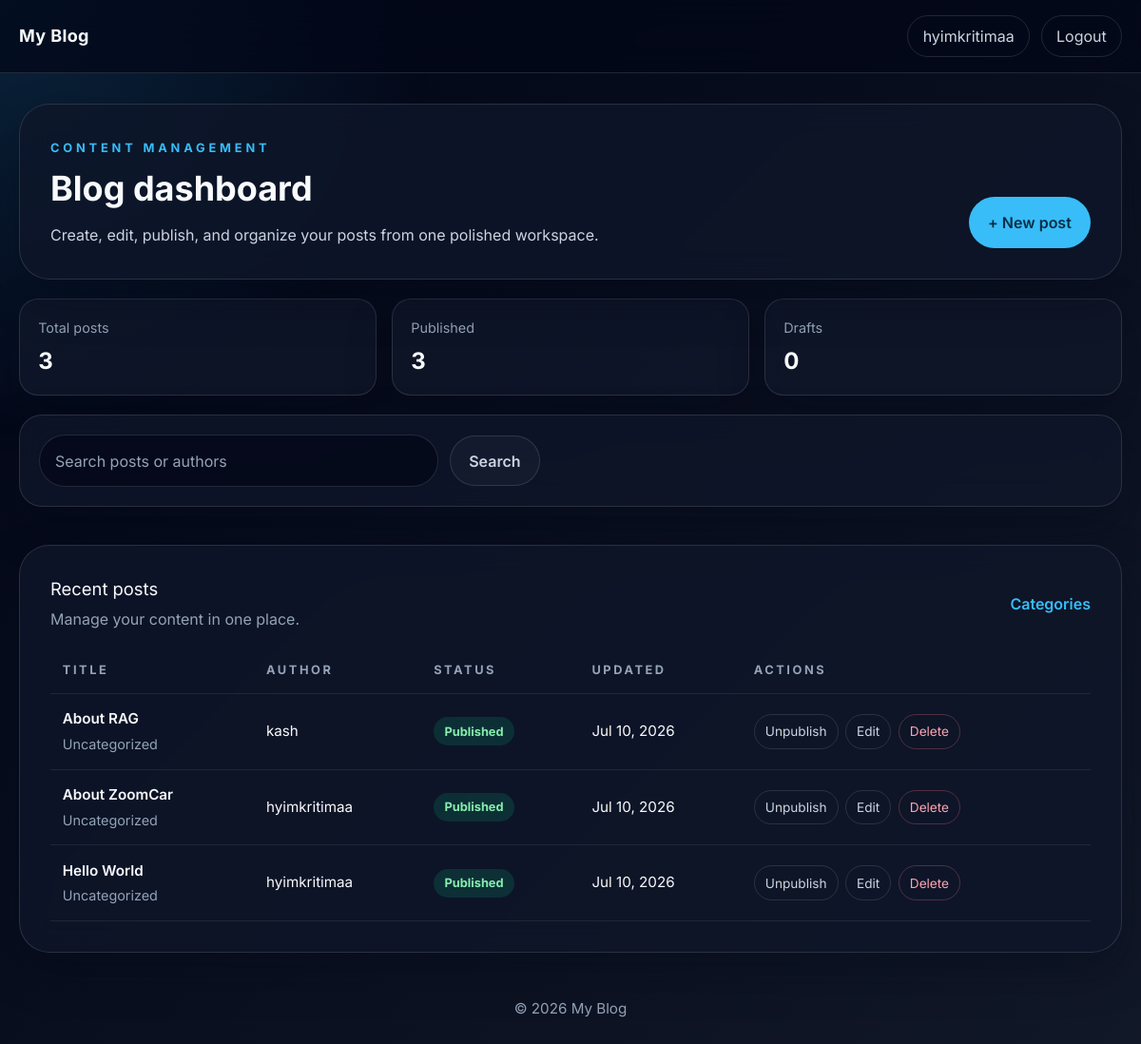
The app's page / (signed in) with its own data.
### blog/models.py (models this page shows, shortened)
class Post(models.Model):
    title = models.CharField(max_length=200)
    slug = models.SlugField(unique=True)
    author = models.ForeignKey(User, on_delete=models.CASCADE)
    category = models.ForeignKey(Category, on_delete=models.SET_NULL, null=True, blank=True, related_name="posts")
    tags = models.ManyToManyField(Tag, blank=True, related_name="posts")
    content = models.TextField()
    excerpt = models.CharField(max_length=300, blank=True)
    cover_image = models.ImageField(upload_to="posts/", blank=True, null=True)
    published = models.BooleanField(default=False)
    created_at = models.DateTimeField(auto_now_add=True)
    updated_at = models.DateTimeField(auto_now=True)
    class Meta:
        ordering = ["-created_at"]

### blog/views.py (the view, shortened to what this page needs)
# urls.py: path("", views.PostListView.as_view(), name="post_list"),
class PostListView(ListView):
    model = Post
    template_name = "blog/post_list.html"
    context_object_name = "posts"
    paginate_by = 6
    def dispatch(self, request, *args, **kwargs):
        if request.user.is_authenticated and (request.user.is_staff or request.user.is_superuser):
            return dashboard(request)
        return super().dispatch(request, *args, **kwargs)

### blog/views.py (called while the page is built)
@staff_member_required
@login_required
def dashboard(request):
    query = request.GET.get("q", "").strip()
    posts = Post.objects.select_related("author", "category").prefetch_related("tags")
    if query:
        posts = posts.filter(Q(title__icontains=query) | Q(content__icontains=query) | Q(author__username__icontains=query))
    context = {
        "posts": posts.order_by("-created_at"),
        "query": query,
        "draft_count": Post.objects.filter(published=False).count(),
        "published_count": Post.objects.filter(published=True).count(),
    }
    return render(request, "blog/dashboard.html", context)

### templates/blog/dashboard.html (shortened to what this page needs)
{% extends "base.html" %}
{% block content %}
<div class="dashboard-shell">
  <section class="dashboard-card dashboard-hero">
    <div class="dashboard-hero__content">
      <p class="hero-kicker">Content management</p>
      <h1 class="hero-title">Blog dashboard</h1>
      <p class="hero-copy">Create, edit, publish, and organize your posts from one polished workspace.</p>
    </div>
    <a href="{% url 'blog:post_create' %}" class="btn-primary">+ New post</a>
  </section>
  <section class="dashboard-stats">
    <div class="stat-card">
      <span class="stat-label">Total posts</span>
      <strong>{{ posts|length }}</strong>
    </div>
    <div class="stat-card">
      <span class="stat-label">Published</span>
      <strong>{{ published_count }}</strong>
    </div>
    <div class="stat-card">
      <span class="stat-label">Drafts</span>
      <strong>{{ draft_count }}</strong>
    </div>
  </section>
  <section class="panel dashboard-toolbar">
    <form method="get" class="dashboard-toolbar__form">
      <input type="text" name="q" value="{{ query }}" placeholder="Search posts or authors" class="search-box" />
      <button class="btn-secondary">Search</button>
    </form>
  </section>
  <section class="dashboard-card dashboard-list">
    <div class="dashboard-list__header">
      <div>
        <h2>Recent posts</h2>
        <p>Manage your content in one place.</p>
      </div>
      <a href="{% url 'blog:category_list' %}" class="text-link">Categories</a>
    </div>
    <div class="table-wrap">
      <table class="table">
        <thead>
          <tr>
            <th>Title</th>
            <th>Author</th>
            <th>Status</th>
            <th>Updated</th>
            <th>Actions</th>
          </tr>
        </thead>
        <tbody>
          {% for post in posts %}
          <tr>
            <td>
              <div class="table-title">{{ post.title }}</div>
              <div class="table-subtitle">{{ post.category.name|default:"Uncategorized" }}</div>
            </td>
            <td>{{ post.author.get_full_name|default:post.author.username }}</td>
            <td>
              {% if post.published %}
                <span class="badge badge-published">Published</span>
              {% else %}
                <span class="badge badge-draft">Draft</span>
              {% endif %}
            </td>
            <td>{{ post.updated_at|date:"M d, Y" }}</td>
            <td>
              <div class="action-group">
                <a href="{% url 'blog:toggle_publish' post.pk %}" class="table-action">{% if post.published %}Unpublish{% else %}Publish{% endif %}</a>
                <a href="{% url 'blog:post_edit' post.pk %}" class="table-action">Edit</a>
                <a href="{% url 'blog:post_delete' post.pk %}" class="table-action danger" onclick="return confirm('Delete this post?');">Delete</a>
              </div>
            </td>
          </tr>
          {% empty %}
          <tr>
            <td colspan="5" class="empty-state-cell">No posts found yet.</td>
          </tr>
          {% endfor %}
        </tbody>
      </table>
    </div>
  </section>
</div>
{% endblock %}

### templates/base.html (shortened to what this page needs)
{% load static %}
<!DOCTYPE html>
<html lang="en">
<head>
  <link rel="stylesheet" href="{% static 'css/output.css' %}">
  <link rel="stylesheet" href="{% static 'css/custom.css' %}">
</head>
<body>
  <div class="page-shell">
    <header class="site-header">
      <div class="site-nav">
        <a href="{% url 'blog:post_list' %}" class="brand">My Blog</a>
        <div class="nav-links">
          {% if user.is_authenticated %}
            <a href="{% if user.is_staff or user.is_superuser %}{% url 'blog:dashboard' %}{% else %}{% url 'blog:post_list' %}{% endif %}" class="nav-chip">{{ user.username }}</a>
            <a href="{% url 'blog:logout' %}" class="nav-chip">Logout</a>
          {% else %}
            <a href="{% url 'blog:login' %}" class="nav-chip">Login</a>
            <a href="{% url 'blog:signup' %}" class="nav-chip">Sign up</a>
          {% endif %}
        </div>
      </div>
    </header>
    <main class="main-content">
      {% block content %}{% endblock %}
    </main>
    <footer class="page-footer">
      <p>&copy; {% now "Y" %} My Blog</p>
    </footer>
  </div>
</body>
</html>

### records on screen
Post: title "About RAG", category.name "Uncategorized", author.get_full_name "kash", published "Published", updated_at "Jul 10, 2026"
Post: title "About ZoomCar", category.name "Uncategorized", author.get_full_name "hyimkritimaa", published "Published", updated_at "Jul 10, 2026"
Post: title "Hello World", category.name "Uncategorized", author.get_full_name "hyimkritimaa", published "Published", updated_at "Jul 10, 2026"

### other values on screen
{{ user.username }} "hyimkritimaa"
{{ posts|length }} "3"
{{ published_count }} "3"
{{ draft_count }} "0"
